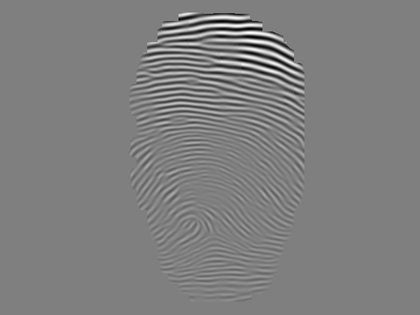
%> input picture 综合作业2/r96_4.bmp, 420 x 315 px, shrunk from 640 x 480 before the run
$ octave fingerprint_process2.m   (GNU Octave 9; MATLAB toolbox functions it lacks are replaced by stand-ins)
%> lines starting %> are read from the running program, lines starting %| are printed output that depends on the picture; in (x1, y1, x2, y2) boxes, pixels count from 0 and x2, y2 are one past the last pixel; in counts of white or black regions, pixels touching at a corner belong together; the program's own positions count from 1
### 综合作业2/detail_point_detect.m
function detail_point = detail_point_detect(input_image,mask)
%细节点检测
    [M,N] = size(input_image);
    input_image = double(input_image);
    detail_point = zeros(M,N);
    for i=2:M-1
        for j = 2:N-1
           %计算cn(p)
           sum_neighborhood = abs(input_image(i-1,j)-input_image(i-1,j-1)) + abs(input_image(i-1,j+1)-input_image(i-1,j))...
               + abs(input_image(i,j+1)-input_image(i-1,j+1)) + abs(input_image(i+1,j+1)-input_image(i,j+1))...
               + abs(input_image(i+1,j)-input_image(i+1,j+1)) + abs(input_image(i+1,j-1)-input_image(i+1,j))...
               + abs(input_image(i,j-1)-input_image(i+1,j-1)) + abs(input_image(i-1,j-1)-input_image(i,j-1));
           sum_neighborhood = sum_neighborhood/2;
           if sum_neighborhood == 1 %端点
               if mask(i,j) == 1 && input_image(i,j) == 1
                    detail_point(i,j) = 1;
               end
           elseif sum_neighborhood == 3 %分叉点
               if mask(i,j) == 1 && input_image(i,j) == 1
                    detail_point(i,j) = -1;
               end
           else
               detail_point(i,j) = 0;
           end
        end
    end
end

### 综合作业2/remove_false_point.m
function [I_remove, detail_point] = remove_false_point(I, origin_point)
%去除桥接、断裂等假分叉点
idx = find(origin_point);
detail_point = origin_point;
%sobel算子
sy = [1 2 1;0 0 0 ;-1 -2 -1];
sx = [-1 0 1;-2 0 2;-1 0 1];
[length,~] = size(idx);
I_remove = double(I);
for k=1:length
    %取出每个点的11x11邻域
    [i,j] = ind2sub(size(I),idx(k));
    neighborhood = I_remove(i-5:i+5,j-5:j+5);
    neighborhood2 = detail_point(i-5:i+5,j-5:j+5);
    idx2 = find(neighborhood2);
    [num,~] = size(idx2);
    for l = 1:num
        if neighborhood2(idx2(l)) == neighborhood2(6,6)  && idx2(l)~=61
            [m,n] = ind2sub([11,11],idx2(l));
            gx = imfilter(neighborhood, sx);
            gy = imfilter(neighborhood, sy);
            %计算方向
            orientation = atan2(gy,gx) - pi/2;
            indx = find(orientation>pi/2);
            indx2 = find(orientation<-pi/2);
            orientation(indx) = orientation(indx) - pi;
            orientation(indx2) = orientation(indx2) + pi;
            %为端点
            if neighborhood2(6,6) == 1
                detail_point(i,j) = 0;
                detail_point(i-(6-m),j-(6-n)) = 0;
                x1 = min(j,j-(6-n));
                x2 = max(j,j-(6-n));
                y1 = min(i,i-(6-m));
                y2 = max(i,i-(6-m));
                se = strel('line',6,-orientation(6,6)*180/pi);
                I_remove(y1:y2,x1:x2) = imdilate(I_remove(y1:y2,x1:x2),se);
            %为分叉点
            elseif neighborhood2(6,6) == -1
                detail_point(i,j) = 0;
                x1 = min(j,j-(6-n));
                x2 = max(j,j-(6-n));
                y1 = min(i,i-(6-m));
                y2 = max(i,i-(6-m));
                %去除两个交叉点之间的像素
                I_remove(y1:y2,x1:x2) = 0;
                I_remove(i,j) = 1;
                I_remove(i-(6-m),j-(6-n)) = 1;
                if(x2 - x1 >0 && y2-y1 > 0)
                    detail_point(i-(6-m),j-(6-n)) = 0;
                end

            end
        end
    end
end
%I_remove = I;
end

### 综合作业2/fingerprint_trim.m
function I_trim = fingerprint_trim(I_thin,length)
%修剪算法
    I_temp = I_thin;
    %结构元素
    B = {[0 -1 -1;1 1 -1;0 -1 -1],[-1 -1 -1;-1 1 -1;0 1 0],[-1 -1 0;-1 1 1;-1 -1 0],[0 1 0;-1 1 -1;-1 -1 -1],...
         [1 -1 -1;-1 1 -1;-1 -1 -1],[-1 -1 -1;-1 1 -1;1 -1 -1],[-1 -1 -1;-1 1 -1;-1 -1 1],[-1 -1 1;-1 1 -1;-1 -1 -1]};
     %做L次细化
    for j = 1:length
        for i = 1:8
            I_temp = I_temp- bwhitmiss(I_temp, B{i});
        end
    end
    %求出端点集合
    I_temp2 = bwhitmiss(I_temp, B{1});
    for i = 1:length
        I_temp2 = I_temp2 | bwhitmiss(I_temp, B{i});
    end
    %作膨胀
    H = strel([1 1 1;1 1 1;1 1 1]);
    I_temp3 = imdilate(I_temp2,H) & I_thin;
    for j = 1:length-1
        I_temp3 = imdilate(I_temp3,H) & I_thin;
    end
    I_trim = I_temp3 | I_temp;
end

### 综合作业2/fingerprint_process2.m
close all;
I_origin = imread('./r96_4.bmp');
%> I_origin is the input picture: size 315x420 uint8; min 2, max 255, mean 127.1
I_origin = im2double(I_origin);
%> I_origin: size 315x420 double
imshow(I_origin);
%图像二值化处理
I_bin=imbinarize(I_origin,0.5);
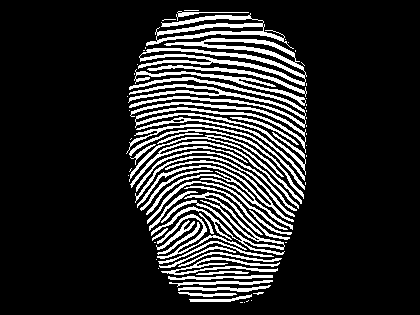
%> I_bin: size 315x420 logical; 16% white; 75 white regions (35 under 20 px), largest, box (x1, y1, x2, y2) and area: (138, 38, 307, 86) 2324, (128, 77, 306, 128) 1927, (130, 102, 306, 175) 1737
% 分离前背景
fun1 = @(x) mean2(x);
mean_local = nlfilter(I_origin,[5 5],fun1);
se = strel('square',6);
mask1 = (abs(mean_local-0.4980)<0.001);
%> mask1: size 315x420 logical; 66.7% white; 2 black regions, box (x1, y1, x2, y2) and area: (126, 8, 308, 304) 41197, (0, 0, 420, 315) 2924
%去除散点，并膨胀得到完整背景图
mask1 = imopen(mask1,se);
%> mask1: size 315x420 logical; 64.4% white; 2 black regions, box (x1, y1, x2, y2) and area: (126, 8, 308, 304) 44132, (0, 0, 420, 315) 2924
mask1 = imdilate(mask1,se);
%> mask1: size 315x420 logical; 68.5% white; 1 black region, box (x1, y1, x2, y2) and area: (129, 11, 306, 302) 41687
%背景置为白色
I_bin(mask1)=1;
%> I_bin: size 315x420 logical; 84.1% white; 40 black regions (6 under 20 px), largest, box (x1, y1, x2, y2) and area: (148, 176, 292, 271) 4400, (133, 104, 306, 167) 1406, (138, 62, 305, 98) 1226
figure;
imshow(I_bin),title('二值化结果');
%根据局部均值判断背景
mask2 = ~mask1;
se2 = strel('square',10);
%闭运算填补空洞,腐蚀稍微减小边界
mask2 = imclose(mask2,se);
mask2 = imerode(mask2,se2);
%> mask2: size 315x420 logical; 28.3% white; 1 white region, box (x1, y1, x2, y2) and area: (134, 16, 301, 297) 37451
mask2 = imerode(mask2,se2);
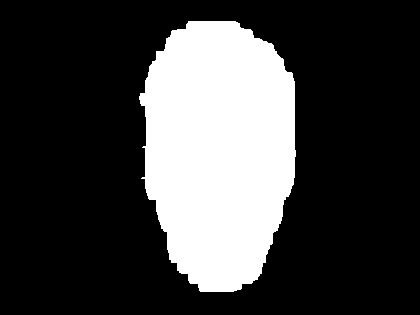
%> mask2: size 315x420 logical; 25.3% white; 1 white region, box (x1, y1, x2, y2) and area: (139, 21, 296, 292) 33416
figure;
imshow(mask2),title('前背景图');
%反相
I_bin = ~I_bin;
%形态学处理
CC1 = bwconncomp(I_bin,4);
%> CC1 = 49 connected components
numPixels = cellfun(@numel,CC1.PixelIdxList);
%> numPixels = 49 values, max 2725 at index 25, min 1 at index 7, mean 430.6
[~,num] = size(numPixels);
%> num = 49
%去孤岛
marker1 = false(size(I_bin));
%通过连通域像素个数判断是否为孤岛
for i = 1:num
    if numPixels(i)<50
        marker1(CC1.PixelIdxList{i}) =1;
    end
end
%> this loop made 49 passes
%> marker1: size 315x420 logical; 0.13% white in thin lines or dots, all inside (x1, y1, x2, y2) = (132, 11, 306, 302)
%提取出孤岛
I_remove = imreconstruct(marker1,I_bin,4);
I_bin = I_bin - I_remove;
%> I_bin: size 315x420 double; values 0 (black) and 1 (white), 15.8% white; 32 white regions, largest, box (x1, y1, x2, y2) and area: (148, 176, 292, 271) 4395, (138, 62, 305, 98) 1226, (148, 34, 305, 75) 1067
figure;
imshow(~I_bin),title('去孤岛');
%> after `imshow(~I_bin)`:
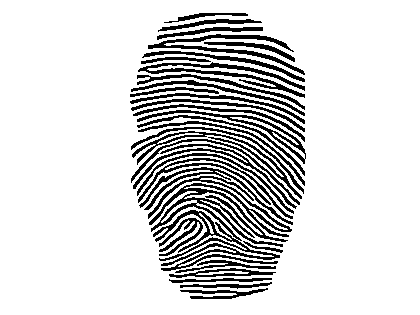
%> displayed picture: size 315x420 logical; 84.2% white; 32 black regions, largest, box (x1, y1, x2, y2) and area: (148, 176, 292, 271) 4395, (138, 62, 305, 98) 1226, (148, 34, 305, 75) 1067
%去空洞
marker2 = false(size(I_bin));
%取I_bin反相图片的连通域
CC2 = bwconncomp(~I_bin,4);
%> CC2 = 8 connected components
numPixels2 = cellfun(@numel,CC2.PixelIdxList);
%> numPixels2 = [110657 99 128 119 60 202 2 113]
[~,num2] = size(numPixels2);
%> num2 = 8
for i = 1:num2
    if numPixels2(i)<70
        marker2(CC2.PixelIdxList{i}) =1;
    end
end
%> this loop made 8 passes
%> marker2: size 315x420 logical; 0.05% white in thin lines or dots, all inside (x1, y1, x2, y2) = (199, 213, 238, 240)
%提取出空洞
I_fill = imreconstruct(marker2, ~I_bin,4);
I_bin = I_bin + I_fill;
%> I_bin: size 315x420 double; values 0 (black) and 1 (white), 15.9% white; 32 white regions, largest, box (x1, y1, x2, y2) and area: (148, 176, 292, 271) 4457, (138, 62, 305, 98) 1226, (148, 34, 305, 75) 1067
figure;
imshow(~I_bin),title('填空洞');
%细化
I_thin = bwmorph(I_bin,'thin',inf);
%> I_thin: size 315x420 logical; 5.1% white in thin lines or dots, all inside (x1, y1, x2, y2) = (131, 14, 306, 299)
%第一次检测特征点去除桥接和断裂
detail_point = detail_point_detect(I_thin,mask2);
[I_thin_new, ~] = remove_false_point(I_thin, detail_point);
%> in remove_false_point, `idx = find(origin_point);`: idx = 52 values from 47645 to 89324
%> in remove_false_point, `[length,~] = size(idx);`: length = 52
%> the loop in remove_false_point, `for k=1:length` made 52 passes
%> (i, j, idx2, num) on passes 1, 2, 4, 5, 6, 7, 8, 9, 10, 11, 12, 13: (80, 152, 61, 1), (143, 156, [61; 74], 2), (153, 157, [61; 84; 106], 3), (154, 159, [38; 61; 83], 3), (154, 161, 16, 1), (171, 164, 61, 1), (228, 171, 61, 1), (253, 179, 61, 1), (191, 183, 61, 1), (201, 183, 61, 1), (230, 185, 61, 1), (221, 191, 61, 1)
%> (i, j, num) on passes 3, 18, 19, 25, 41: (145, 157, 0), (201, 199, 0), (202, 199, 0), (138, 209, 0), (242, 244, 0)
%> after the loop in remove_false_point, `for k=1:length`: detail_point: size 315x420 double; min -1, max 1, mean -9.07e-05
%> after the loop in remove_false_point, `for k=1:length`: indx2 = 40 values from 2 to 118; m = 7; n = 8; se = {Neighborhood [true true true true true true true], Dimensionality 2}; x1 = 242; x2 = 244; y1 = 241; y2 = 242
%修剪去除毛刺
I_trim = fingerprint_trim(I_thin_new,5);
%> after the loop in fingerprint_trim, `for j = 1:length`:
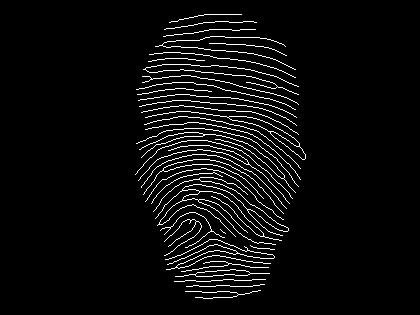
%> I_temp: size 315x420 double; values 0 (black) and 1 (white), 4.6% white in thin lines or dots, all inside (x1, y1, x2, y2) = (135, 14, 306, 299)
%> in fingerprint_trim, `I_temp2 = bwhitmiss(I_temp, B{1});`: I_temp2: size 315x420 logical; 0.02% white in thin lines or dots, all inside (x1, y1, x2, y2) = (204, 14, 299, 291)
%> after the loop in fingerprint_trim, `for i = 1:length`: I_temp2: size 315x420 logical; 0.06% white in thin lines or dots, all inside (x1, y1, x2, y2) = (136, 14, 301, 298)
%> in fingerprint_trim, `I_temp3 = imdilate(I_temp2,H) & I_thin;`: I_temp3: size 315x420 logical; 0.18% white in thin lines or dots, all inside (x1, y1, x2, y2) = (135, 14, 302, 298)
%> after the loop in fingerprint_trim, `for j = 1:length-1`:
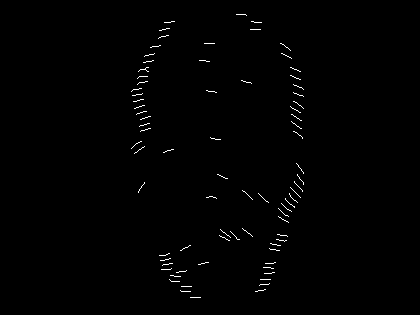
%> I_temp3: size 315x420 logical; 0.66% white in thin lines or dots, all inside (x1, y1, x2, y2) = (131, 14, 304, 298)
%重新提取特征点
detail_point = detail_point_detect(I_trim, mask2);
%> after the loop in detail_point_detect (call 2), `for i=2:M-1`:
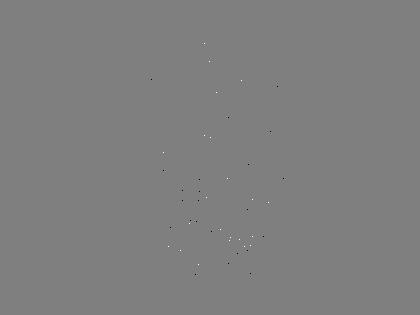
%> detail_point: size 315x420 double; min -1, max 1, mean -7.56e-06; drawn with min black and max white
[I_remove, detail_point_new] = remove_false_point(I_trim, detail_point);
%> the loop in remove_false_point (call 2), `for k=1:length` made 45 passes
%> (i, j, idx2, num) on passes 1 to 12: (80, 152, 61, 1), (153, 164, 61, 1), (171, 164, 61, 1), (247, 169, 61, 1), (228, 171, 61, 1), (251, 181, 61, 1), (191, 183, 61, 1), (201, 183, 61, 1), (224, 190, [61; 69], 2), (221, 191, [53; 61], 2), (275, 196, 61, 1), (222, 197, 61, 1)
%> (i, j, num) on pass 29: (238, 231, 0)
%> after the loop in remove_false_point (call 2), `for k=1:length`: detail_point: size 315x420 double; under 0.01% of pixels changed, all inside (x1, y1, x2, y2) = (229, 237, 231, 241)
figure;
ax(1) = subplot(1,3,1);
imshow(~I_thin),title('细化');
ax(2) = subplot(1,3,2);
imshow(~I_thin_new),title('去桥接');
ax(3) = subplot(1,3,3);
imshow(~I_remove),title('修剪');
linkaxes(ax,'xy');
I_result = ~I_remove;
idx = find(detail_point_new ==1)';
%> idx = 20 values from 51498 to 84623
idx2 = find(detail_point_new ==-1)';
%> idx2 = 23 values from 47645 to 89324
[M,N] = size(I_remove);
%> M = 315; N = 420
figure;
imshow(I_result),title('找特征点');
for i = idx
    [m,n] = ind2sub([M,N],i);
    rectangle('Position',[n-2,m-2,5,5],'LineWidth',1,'EdgeColor','r');
end
%> this loop made 20 passes
%> (i, m, n) on passes 1 to 12: (51498, 153, 164), (53167, 247, 169), (56951, 251, 181), (59759, 224, 190), (62635, 265, 199), (64304, 44, 205), (64396, 136, 205), (65088, 198, 207), (65897, 62, 210), (66288, 138, 211), (68133, 93, 217), (69530, 230, 221)
for j = idx2
    [m,n] = ind2sub([M,N],j);
    rectangle('Position',[n-2,m-2,5,5],'LineWidth',1,'EdgeColor','g');
end
%> this loop made 23 passes
%> (j, m, n) on passes 1 to 12: (47645, 80, 152), (51516, 171, 164), (53778, 228, 171), (57521, 191, 183), (57531, 201, 183), (60071, 221, 191), (61700, 275, 196), (61962, 222, 197), (62571, 201, 199), (62865, 180, 200), (62877, 192, 200), (66697, 232, 212)
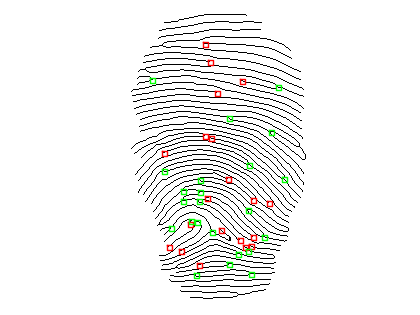
%> figure redrawn from the program's plot data; its title reads '找特征点'
